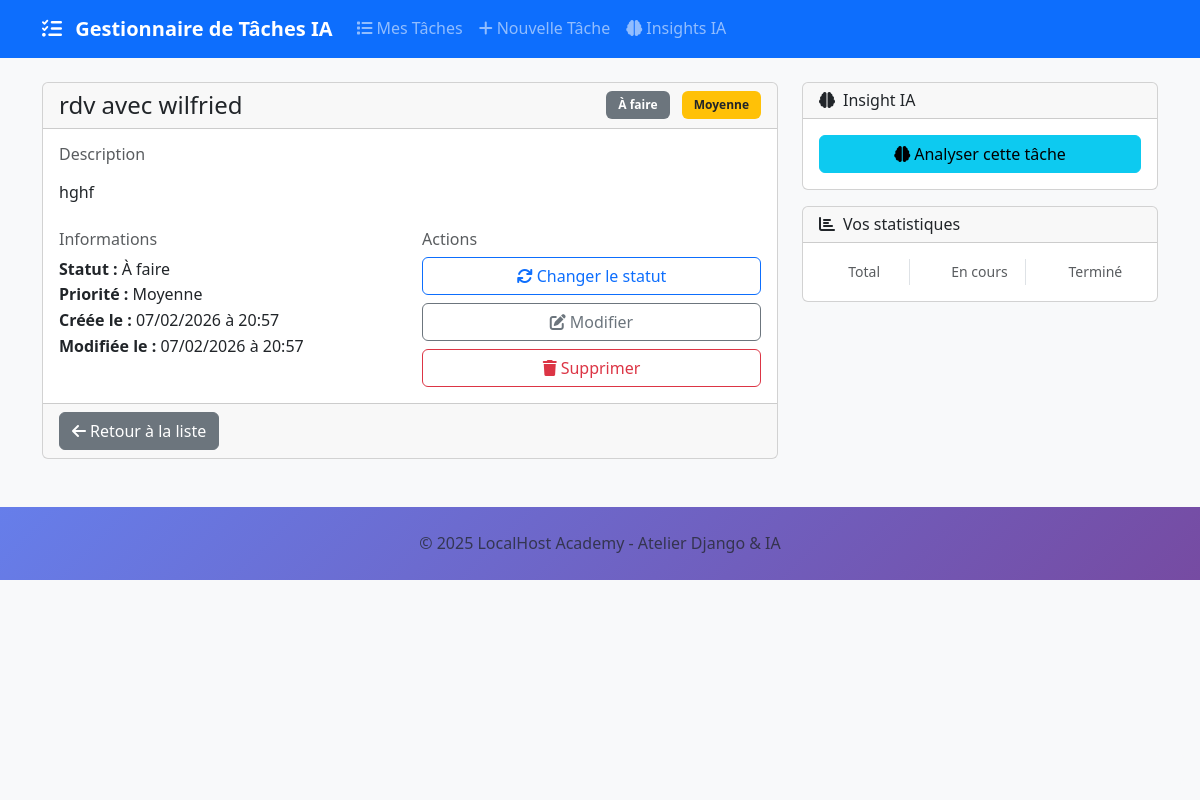
The page /task/2/ on the database its author committed.
### tasks/models.py (models this page shows, shortened)
class Task(models.Model):
    STATUS_CHOICES = [
        ('todo', 'À faire'),
        ('doing', 'En cours'),
        ('done', 'Terminé'),
    ]
    PRIORITY_CHOICES = [
        ('low', 'Basse'),
        ('medium', 'Moyenne'),
        ('high', 'Haute'),
        ('urgent', 'Urgente'),
    ]
    title = models.CharField(
        max_length=200,
        verbose_name="Titre de la tâche",
        help_text="Décrivez brièvement votre tâche"
    )
    description = models.TextField(
        blank=True,
        null=True,
        verbose_name="Description détaillée",
        help_text="Ajoutez plus de détails si nécessaire"
    )
    status = models.CharField(
        max_length=10,
        choices=STATUS_CHOICES,
        default='todo',
        verbose_name="Statut"
    )
    priority = models.CharField(
        max_length=10,
        choices=PRIORITY_CHOICES,
        default='medium',
        verbose_name="Priorité"
    )
    due_date = models.DateTimeField(
        blank=True,
        null=True,
        verbose_name="Date d'échéance"
    )
    created_at = models.DateTimeField(
        auto_now_add=True,
        verbose_name="Date de création"
    )
    updated_at = models.DateTimeField(
        auto_now=True,
        verbose_name="Dernière modification"
    )
    class Meta:
        verbose_name = "Tâche"
        verbose_name_plural = "Tâches"
        ordering = ['-created_at']  # Tri par date de création décroissante

### tasks/views.py (the view)
# urls.py: path('task/<int:pk>/', views.TaskDetailView.as_view(), name='task_detail'),
class TaskDetailView(DetailView):
    model = Task
    template_name = 'tasks/task_detail.html'
    context_object_name = 'task'

### tasks/templates/tasks/task_detail.html (shortened to what this page needs)
{% extends 'tasks/base.html' %}
{% block content %}
<div class="row">
    <div class="col-lg-8">
        <div class="card">
            <div class="card-header d-flex justify-content-between align-items-center">
                <h4 class="card-title mb-0">{{ task.title }}</h4>
                <div>
                    <span class="badge bg-secondary me-2">{{ task.get_status_display }}</span>
                    <span class="badge badge-priority-{{ task.priority }}">{{ task.get_priority_display }}</span>
                </div>
            </div>
            <div class="card-body">
                {% if task.description %}
                    <div class="mb-4">
                        <h6 class="text-muted mb-2">Description</h6>
                        <p class="task-description">{{ task.description|linebreaks }}</p>
                    </div>
                {% endif %}
                <div class="row">
                    <div class="col-md-6">
                        <h6 class="text-muted mb-2">Informations</h6>
                        <ul class="list-unstyled">
                            <li><strong>Statut :</strong> {{ task.get_status_display }}</li>
                            <li><strong>Priorité :</strong> {{ task.get_priority_display }}</li>
                            <li><strong>Créée le :</strong> {{ task.created_at|date:"d/m/Y à H:i" }}</li>
                            <li><strong>Modifiée le :</strong> {{ task.updated_at|date:"d/m/Y à H:i" }}</li>
                        </ul>
                    </div>
                    <div class="col-md-6">
                        <h6 class="text-muted mb-2">Actions</h6>
                        <div class="d-grid gap-2">
                            <button class="btn btn-outline-primary toggle-status-btn"
                                    data-task-id="{{ task.pk }}">
                                <i class="fas fa-sync me-1"></i>Changer le statut
                            </button>
                            <a href="{% url 'tasks:task_edit' task.pk %}" class="btn btn-outline-secondary">
                                <i class="fas fa-edit me-1"></i>Modifier
                            </a>
                            <a href="{% url 'tasks:task_delete' task.pk %}" class="btn btn-outline-danger">
                                <i class="fas fa-trash me-1"></i>Supprimer
                            </a>
                        </div>
                    </div>
                </div>
            </div>
            <div class="card-footer">
                <a href="{% url 'tasks:task_list' %}" class="btn btn-secondary">
                    <i class="fas fa-arrow-left me-1"></i>Retour à la liste
                </a>
            </div>
        </div>
    </div>
    <div class="col-lg-4">
        <div class="card">
            <div class="card-header">
                <h6 class="card-title mb-0">
                    <i class="fas fa-brain me-2"></i>Insight IA
                </h6>
            </div>
            <div class="card-body">
                <button id="get-task-insight-btn" class="btn btn-info w-100"
                        data-task-id="{{ task.pk }}">
                    <i class="fas fa-brain me-1"></i>Analyser cette tâche
                </button>
            </div>
        </div>
        <div class="card mt-3">
            <div class="card-header">
                <h6 class="card-title mb-0">
                    <i class="fas fa-chart-bar me-2"></i>Vos statistiques
                </h6>
            </div>
            <div class="card-body">
                <div class="row text-center">
                    <div class="col-4">
                        <div class="border-end">
                            <small class="text-muted">Total</small>
                        </div>
                    </div>
                    <div class="col-4">
                        <div class="border-end">
                            <small class="text-muted">En cours</small>
                        </div>
                    </div>
                    <div class="col-4">
                        <small class="text-muted">Terminé</small>
                    </div>
                </div>
            </div>
        </div>
    </div>
</div>
{% endblock %}

### static/css/style.css (style rules this page uses)
:root { --primary-color: #007bff; --success-color: #28a745; --warning-color: #ffc107; --danger-color: #dc3545; --info-color: #17a2b8; --light-color: #f8f9fa; --dark-color: #343a40; --priority-low: #28a745; --priority-medium: #ffc107; --priority-high: #fd7e14; --priority-urgent: #dc3545; --shadow-sm: 0 .125rem .25rem rgba(0,0,0,.075); --shadow: 0 .5rem 1rem rgba(0,0,0,.15); --shadow-lg: 0 1rem 3rem rgba(0,0,0,.175); }
body { font-family: 'Segoe UI', Tahoma, Geneva, Verdana, sans-serif; background-color: #f8f9fa; line-height: 1.6; }
.badge-priority-medium { background-color: var(--priority-medium) !important; color: #212529 !important; }
.btn { font-weight: 500; border-radius: 6px; transition: all 0.3s ease; }
.badge { font-size: 0.75rem; font-weight: 600; padding: 0.5rem 0.75rem; border-radius: 6px; }

### rows shown on the page
Task: title "rdv avec wilfried", status "À faire", priority "Moyenne", description "hghf", created_at "07/02/2026 à 20:57", updated_at "07/02/2026 à 20:57"
